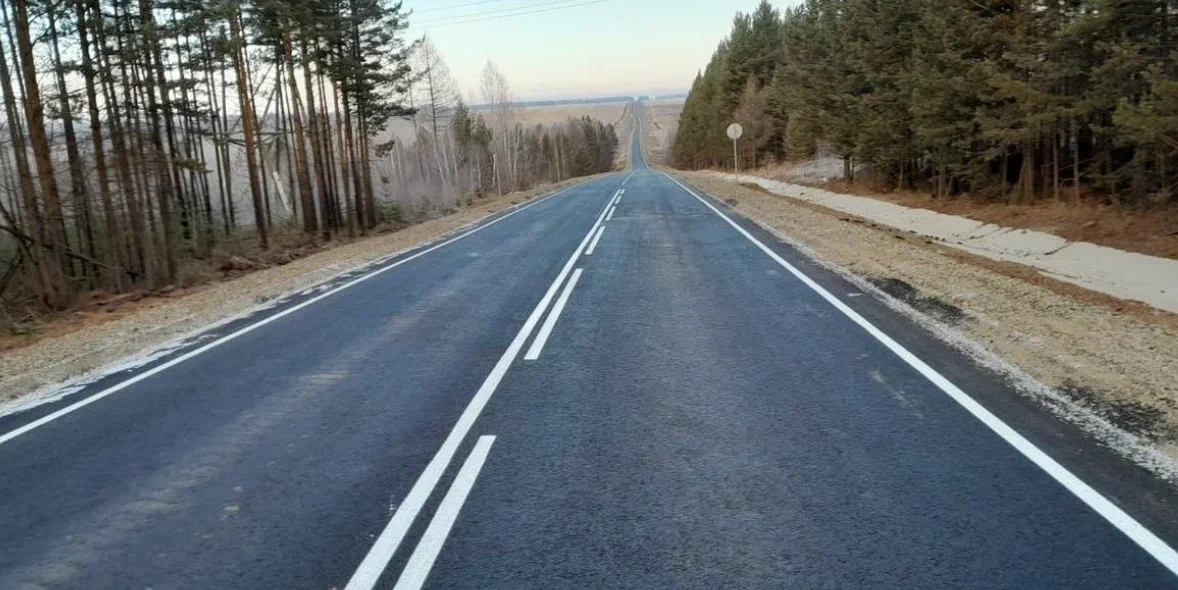
#> input picture data/road1.png, 1178 x 590 px
$ python -i preprocessing.py   (imports and definitions only)
#> lines starting #> are read from the running program, lines starting #| are printed output that depends on the picture; after the words box and inside, x2 and y2 are one past the last pixel; in counts of white or black regions, pixels touching at a corner belong together
#> in preprocess_image, image is the input picture: shape (590, 1178, 3); mean B, G, R 107.1, 104.5, 98.2
import cv2


def convert_to_grayscale(image):
    return cv2.cvtColor(image, cv2.COLOR_BGR2GRAY)
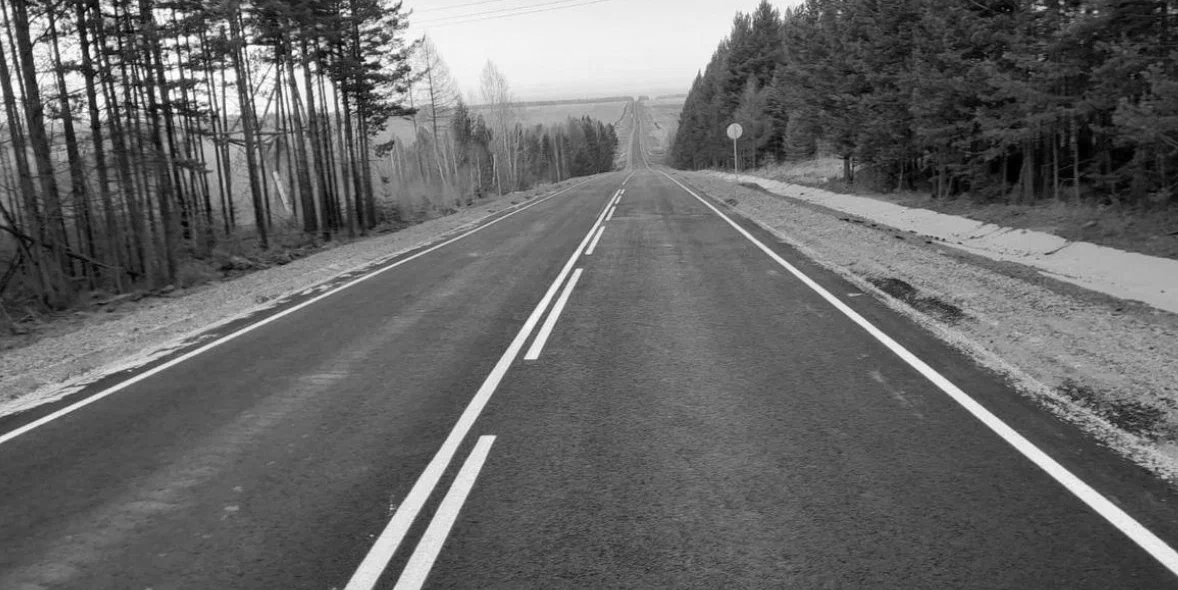
#> returned value: shape (590, 1178); min 0, max 255, mean 102.9


def isolate_road_marking(image):
    _, mask = cv2.threshold(image, 210, 255, cv2.THRESH_BINARY)
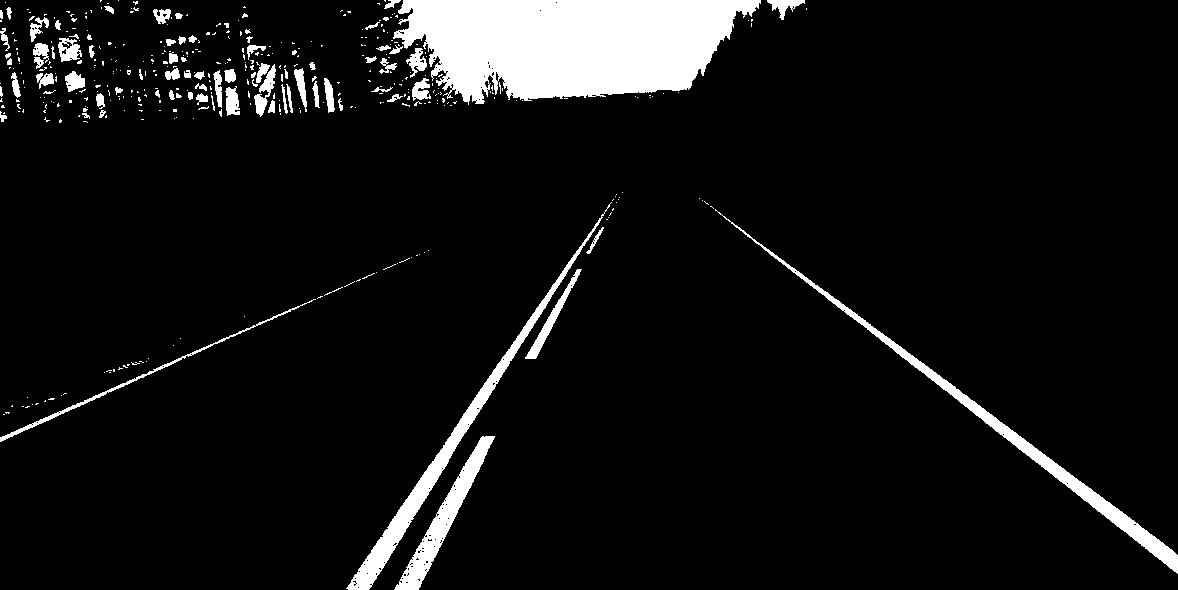
#> mask: shape (590, 1178); 7.3% white; 422 white regions (343 under 20 px), largest, box (x1, y1, x2, y2) and area: (393, 0, 761, 105) 28144, (715, 209, 1178, 574) 5018, (346, 202, 612, 590) 4956
    return cv2.bitwise_and(image, image, mask=mask)
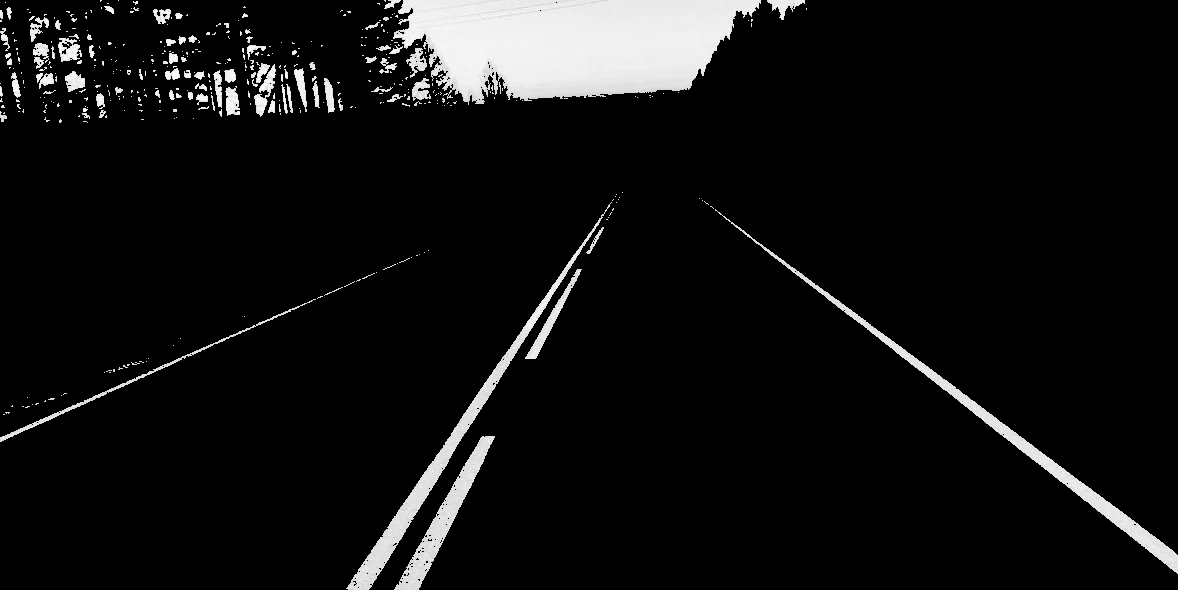
#> returned value: shape (590, 1178); min 0, max 255, mean 17.1


def apply_blur(image, kernel_size):
    return cv2.GaussianBlur(image, kernel_size, 0)


def get_image_canny(image):
    return cv2.Canny(image, 240, 250)


def preprocess_image(path_to_image):
    image = cv2.imread(path_to_image)
    image = convert_to_grayscale(image)
    image = isolate_road_marking(image)
    # apply blur 7 times to get rid of background mostly
    for _ in range(7):
        image = apply_blur(image, (5,5))
#> this loop made 7 passes
#> pass 2, in preprocess_image, `image = apply_blur(image, (5,5))`:
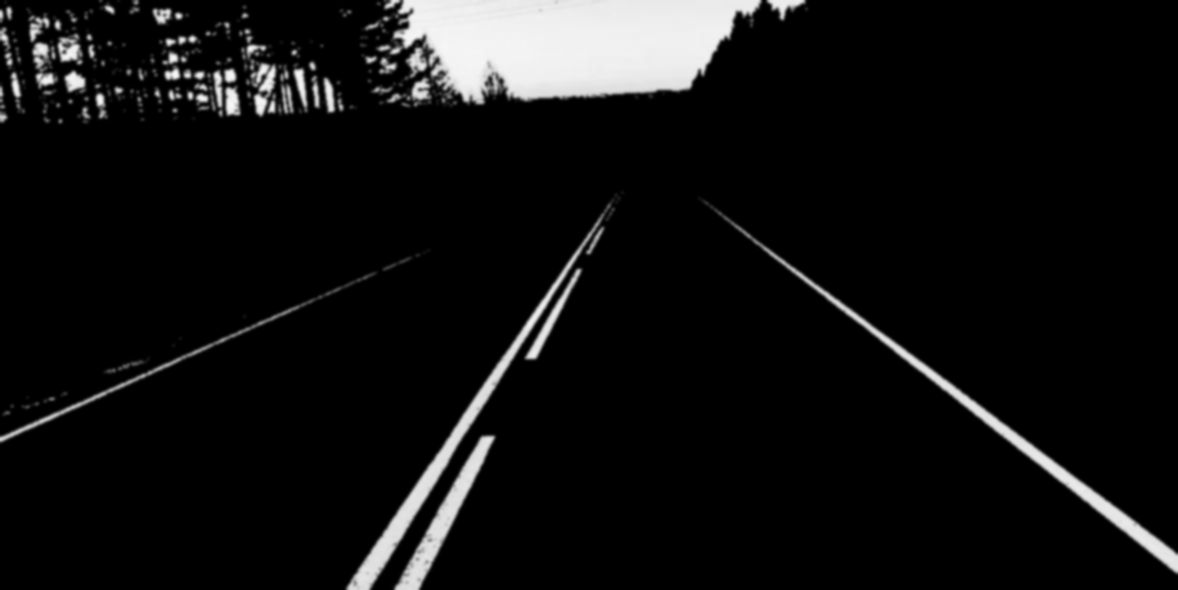
#> image: shape (590, 1178); min 0, max 249, mean 17.1
#> after the loop:
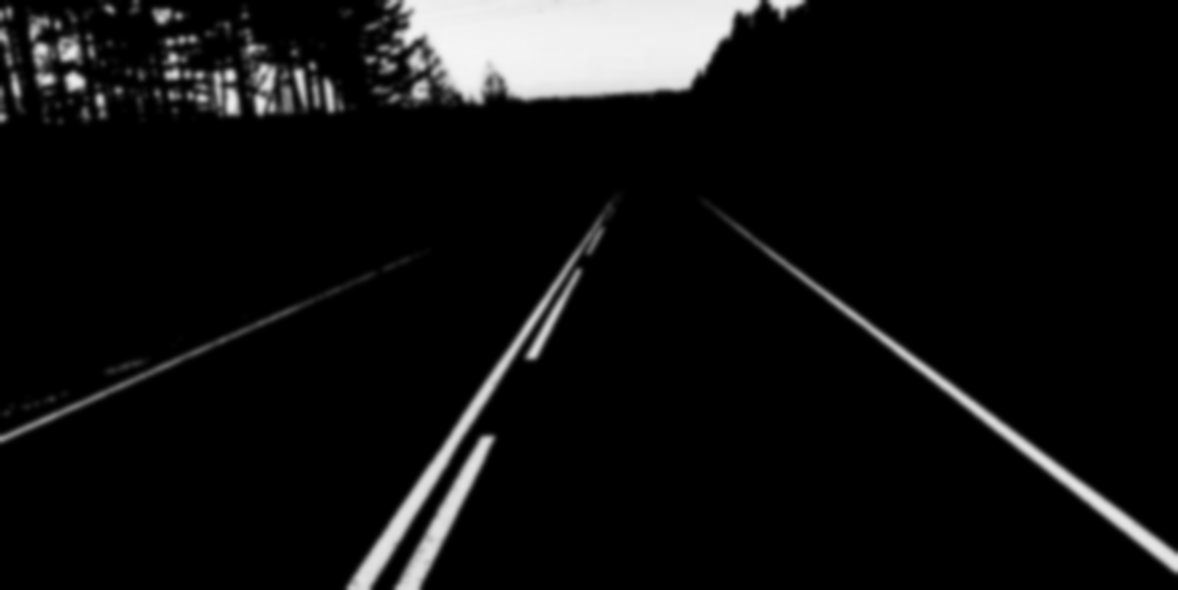
#> image: shape (590, 1178); min 0, max 245, mean 17.1
    image = get_image_canny(image)
#> in get_image_canny, `return cv2.Canny(image, 240, 250)`:
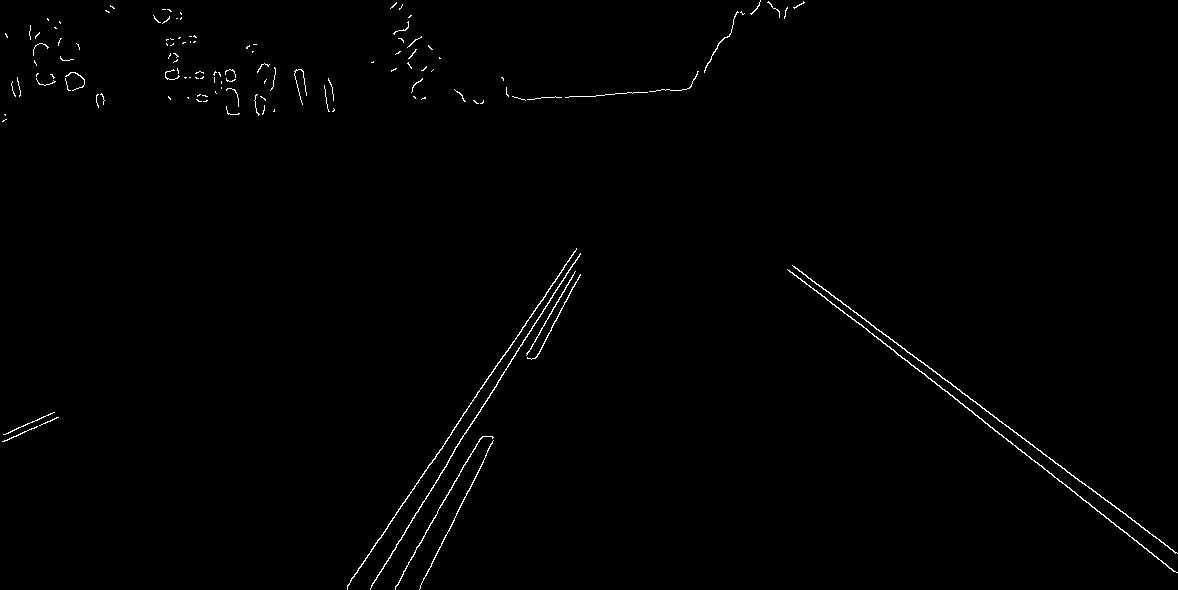
#> returned value: shape (590, 1178); 0.7% white in thin lines or dots
    return image

>>> result = preprocess_image('../data/road1.png')
